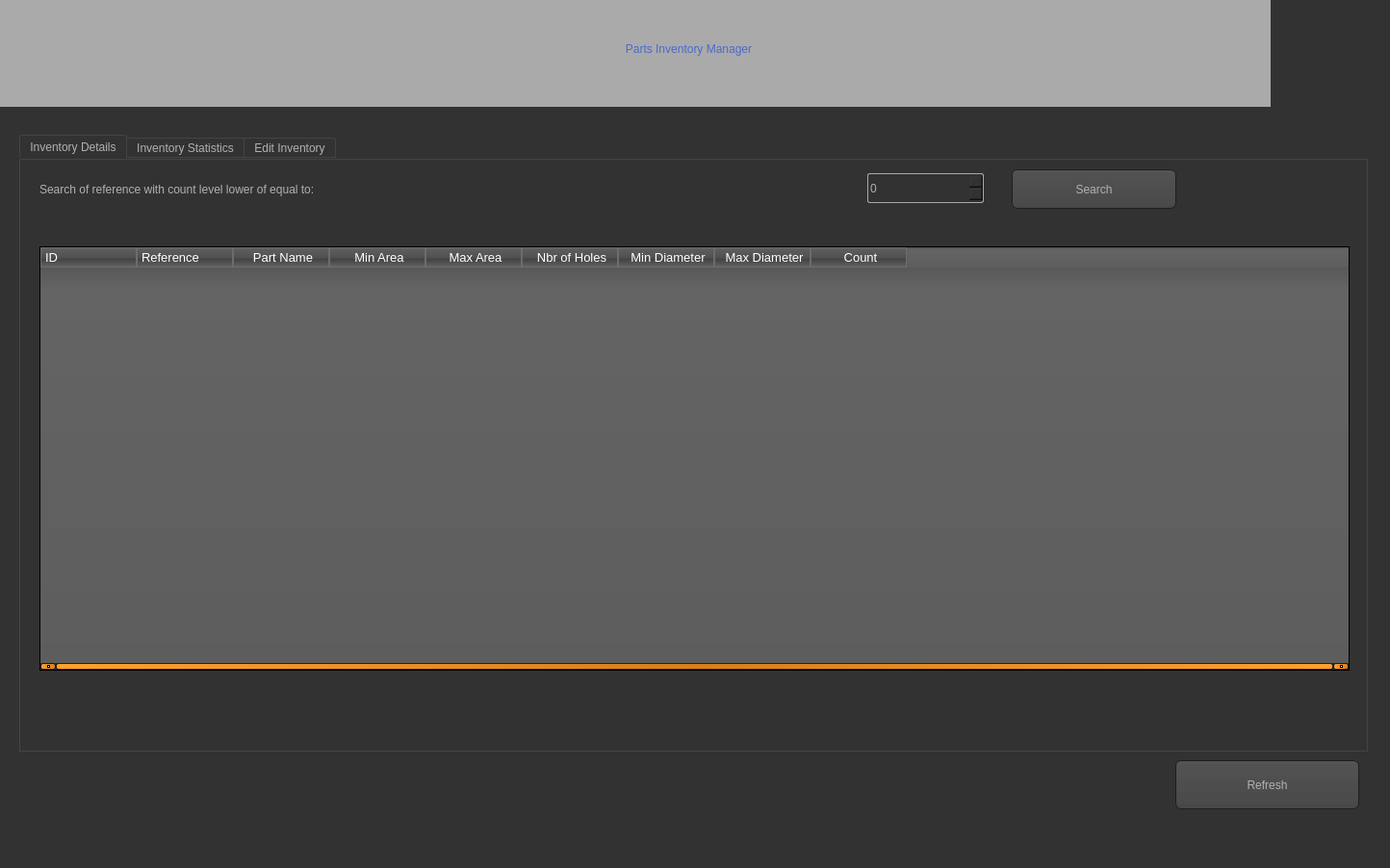
<?xml version="1.0" encoding="UTF-8"?>
<ui version="4.0">
 <class>MainWindow</class>
 <widget class="QMainWindow" name="MainWindow">
  <property name="geometry">
   <rect>
    <x>0</x>
    <y>0</y>
    <width>1444</width>
    <height>902</height>
   </rect>
  </property>
  <property name="windowTitle">
   <string>Parts Inventory Manager</string>
  </property>
  <property name="styleSheet">
   <string notr="true">QToolTip
{
     border: 1px solid black;
     background-color: #ffa02f;
     padding: 1px;
     border-radius: 3px;
     opacity: 100;
}

QWidget
{
    color: #b1b1b1;
    background-color: #323232;
}

QTreeView, QListView
{
    background-color: silver;
    margin-left: 5px;
}

QWidget:item:hover
{
    background-color: QLinearGradient( x1: 0, y1: 0, x2: 0, y2: 1, stop: 0 #ffa02f, stop: 1 #ca0619);
    color: #000000;
}

QWidget:item:selected
{
    background-color: QLinearGradient( x1: 0, y1: 0, x2: 0, y2: 1, stop: 0 #ffa02f, stop: 1 #d7801a);
}

QMenuBar::item
{
    background: transparent;
}

QMenuBar::item:selected
{
    background: transparent;
    border: 1px solid #ffaa00;
}

QMenuBar::item:pressed
{
    background: #444;
    border: 1px solid #000;
    background-color: QLinearGradient(
        x1:0, y1:0,
        x2:0, y2:1,
        stop:1 #212121,
        stop:0.4 #343434/*,
        stop:0.2 #343434,
        stop:0.1 #ffaa00*/
    );
    margin-bottom:-1px;
    padding-bottom:1px;
}

QMenu
{
    border: 1px solid #000;
}

QMenu::item
{
    padding: 2px 20px 2px 20px;
}

QMenu::item:selected
{
    color: #000000;
}

QWidget:disabled
{
    color: #808080;
    background-color: #323232;
}

QAbstractItemView
{
    background-color: QLinearGradient( x1: 0, y1: 0, x2: 0, y2: 1, stop: 0 #4d4d4d, stop: 0.1 #646464, stop: 1 #5d5d5d);
}

QWidget:focus
{
    /*border: 1px solid darkgray;*/
}

QLineEdit
{
    background-color: QLinearGradient( x1: 0, y1: 0, x2: 0, y2: 1, stop: 0 #4d4d4d, stop: 0 #646464, stop: 1 #5d5d5d);
    padding: 1px;
    border-style: solid;
    border: 1px solid #1e1e1e;
    border-radius: 5;
}

QPushButton
{
    color: #b1b1b1;
    background-color: QLinearGradient( x1: 0, y1: 0, x2: 0, y2: 1, stop: 0 #565656, stop: 0.1 #525252, stop: 0.5 #4e4e4e, stop: 0.9 #4a4a4a, stop: 1 #464646);
    border-width: 1px;
    border-color: #1e1e1e;
    border-style: solid;
    border-radius: 6;
    padding: 3px;
    font-size: 12px;
    padding-left: 5px;
    padding-right: 5px;
    min-width: 40px;
}

QPushButton:pressed
{
    background-color: QLinearGradient( x1: 0, y1: 0, x2: 0, y2: 1, stop: 0 #2d2d2d, stop: 0.1 #2b2b2b, stop: 0.5 #292929, stop: 0.9 #282828, stop: 1 #252525);
}

QComboBox
{
    selection-background-color: #ffaa00;
    background-color: QLinearGradient( x1: 0, y1: 0, x2: 0, y2: 1, stop: 0 #565656, stop: 0.1 #525252, stop: 0.5 #4e4e4e, stop: 0.9 #4a4a4a, stop: 1 #464646);
    border-style: solid;
    border: 1px solid #1e1e1e;
    border-radius: 5;
}

QComboBox:hover,QPushButton:hover
{
    border: 2px solid QLinearGradient( x1: 0, y1: 0, x2: 0, y2: 1, stop: 0 #ffa02f, stop: 1 #d7801a);
}


QComboBox:on
{
    padding-top: 3px;
    padding-left: 4px;
    background-color: QLinearGradient( x1: 0, y1: 0, x2: 0, y2: 1, stop: 0 #2d2d2d, stop: 0.1 #2b2b2b, stop: 0.5 #292929, stop: 0.9 #282828, stop: 1 #252525);
    selection-background-color: #ffaa00;
}

QComboBox QAbstractItemView
{
    border: 2px solid darkgray;
    selection-background-color: QLinearGradient( x1: 0, y1: 0, x2: 0, y2: 1, stop: 0 #ffa02f, stop: 1 #d7801a);
}

QComboBox::drop-down
{
     subcontrol-origin: padding;
     subcontrol-position: top right;
     width: 15px;

     border-left-width: 0px;
     border-left-color: darkgray;
     border-left-style: solid; /* just a single line */
     border-top-right-radius: 3px; /* same radius as the QComboBox */
     border-bottom-right-radius: 3px;
 }

QComboBox::down-arrow
{
     image: url(:/dark_orange/img/down_arrow.png);
}

QGroupBox
{
    border: 1px solid darkgray;
    margin-top: 10px;
}

QGroupBox:focus
{
    border: 1px solid darkgray;
}

QTextEdit:focus
{
    border: 1px solid darkgray;
}

QScrollBar:horizontal {
     border: 1px solid #222222;
     background: QLinearGradient( x1: 0, y1: 0, x2: 0, y2: 1, stop: 0.0 #121212, stop: 0.2 #282828, stop: 1 #484848);
     height: 7px;
     margin: 0px 16px 0 16px;
}

QScrollBar::handle:horizontal
{
      background: QLinearGradient( x1: 0, y1: 0, x2: 1, y2: 0, stop: 0 #ffa02f, stop: 0.5 #d7801a, stop: 1 #ffa02f);
      min-height: 20px;
      border-radius: 2px;
}

QScrollBar::add-line:horizontal {
      border: 1px solid #1b1b19;
      border-radius: 2px;
      background: QLinearGradient( x1: 0, y1: 0, x2: 1, y2: 0, stop: 0 #ffa02f, stop: 1 #d7801a);
      width: 14px;
      subcontrol-position: right;
      subcontrol-origin: margin;
}

QScrollBar::sub-line:horizontal {
      border: 1px solid #1b1b19;
      border-radius: 2px;
      background: QLinearGradient( x1: 0, y1: 0, x2: 1, y2: 0, stop: 0 #ffa02f, stop: 1 #d7801a);
      width: 14px;
     subcontrol-position: left;
     subcontrol-origin: margin;
}

QScrollBar::right-arrow:horizontal, QScrollBar::left-arrow:horizontal
{
      border: 1px solid black;
      width: 1px;
      height: 1px;
      background: white;
}

QScrollBar::add-page:horizontal, QScrollBar::sub-page:horizontal
{
      background: none;
}

QScrollBar:vertical
{
      background: QLinearGradient( x1: 0, y1: 0, x2: 1, y2: 0, stop: 0.0 #121212, stop: 0.2 #282828, stop: 1 #484848);
      width: 7px;
      margin: 16px 0 16px 0;
      border: 1px solid #222222;
}

QScrollBar::handle:vertical
{
      background: QLinearGradient( x1: 0, y1: 0, x2: 0, y2: 1, stop: 0 #ffa02f, stop: 0.5 #d7801a, stop: 1 #ffa02f);
      min-height: 20px;
      border-radius: 2px;
}

QScrollBar::add-line:vertical
{
      border: 1px solid #1b1b19;
      border-radius: 2px;
      background: QLinearGradient( x1: 0, y1: 0, x2: 0, y2: 1, stop: 0 #ffa02f, stop: 1 #d7801a);
      height: 14px;
      subcontrol-position: bottom;
      subcontrol-origin: margin;
}

QScrollBar::sub-line:vertical
{
      border: 1px solid #1b1b19;
      border-radius: 2px;
      background: QLinearGradient( x1: 0, y1: 0, x2: 0, y2: 1, stop: 0 #d7801a, stop: 1 #ffa02f);
      height: 14px;
      subcontrol-position: top;
      subcontrol-origin: margin;
}

QScrollBar::up-arrow:vertical, QScrollBar::down-arrow:vertical
{
      border: 1px solid black;
      width: 1px;
      height: 1px;
      background: white;
}


QScrollBar::add-page:vertical, QScrollBar::sub-page:vertical
{
      background: none;
}

QTextEdit
{
    background-color: #242424;
}

QPlainTextEdit
{
    background-color: #242424;
}

QHeaderView::section
{
    background-color: QLinearGradient(x1:0, y1:0, x2:0, y2:1, stop:0 #616161, stop: 0.5 #505050, stop: 0.6 #434343, stop:1 #656565);
    color: white;
    padding-left: 4px;
    border: 1px solid #6c6c6c;
}

QCheckBox:disabled
{
color: #414141;
}

QDockWidget::title
{
    text-align: center;
    spacing: 3px; /* spacing between items in the tool bar */
    background-color: QLinearGradient(x1:0, y1:0, x2:0, y2:1, stop:0 #323232, stop: 0.5 #242424, stop:1 #323232);
}

QDockWidget::close-button, QDockWidget::float-button
{
    text-align: center;
    spacing: 1px; /* spacing between items in the tool bar */
    background-color: QLinearGradient(x1:0, y1:0, x2:0, y2:1, stop:0 #323232, stop: 0.5 #242424, stop:1 #323232);
}

QDockWidget::close-button:hover, QDockWidget::float-button:hover
{
    background: #242424;
}

QDockWidget::close-button:pressed, QDockWidget::float-button:pressed
{
    padding: 1px -1px -1px 1px;
}

QMainWindow::separator
{
    background-color: QLinearGradient(x1:0, y1:0, x2:0, y2:1, stop:0 #161616, stop: 0.5 #151515, stop: 0.6 #212121, stop:1 #343434);
    color: white;
    padding-left: 4px;
    border: 1px solid #4c4c4c;
    spacing: 3px; /* spacing between items in the tool bar */
}

QMainWindow::separator:hover
{

    background-color: QLinearGradient(x1:0, y1:0, x2:0, y2:1, stop:0 #d7801a, stop:0.5 #b56c17 stop:1 #ffa02f);
    color: white;
    padding-left: 4px;
    border: 1px solid #6c6c6c;
    spacing: 3px; /* spacing between items in the tool bar */
}

QToolBar::handle
{
     spacing: 3px; /* spacing between items in the tool bar */
     background: url(:/dark_orange/img/handle.png);
}

QMenu::separator
{
    height: 2px;
    background-color: QLinearGradient(x1:0, y1:0, x2:0, y2:1, stop:0 #161616, stop: 0.5 #151515, stop: 0.6 #212121, stop:1 #343434);
    color: white;
    padding-left: 4px;
    margin-left: 10px;
    margin-right: 5px;
}

QProgressBar
{
    border: 2px solid grey;
    border-radius: 5px;
    text-align: center;
}

QProgressBar::chunk
{
    background-color: #d7801a;
    width: 2.15px;
    margin: 0.5px;
}

QTabBar::tab {
    color: #b1b1b1;
    border: 1px solid #444;
    border-bottom-style: none;
    background-color: #323232;
    padding-left: 10px;
    padding-right: 10px;
    padding-top: 3px;
    padding-bottom: 2px;
    margin-right: -1px;
}

QTabWidget::pane {
    border: 1px solid #444;
    top: 1px;
}

QTabBar::tab:last
{
    margin-right: 0; /* the last selected tab has nothing to overlap with on the right */
    border-top-right-radius: 3px;
}

QTabBar::tab:first:!selected
{
 margin-left: 0px; /* the last selected tab has nothing to overlap with on the right */


    border-top-left-radius: 3px;
}

QTabBar::tab:!selected
{
    color: #b1b1b1;
    border-bottom-style: solid;
    margin-top: 3px;
    background-color: QLinearGradient(x1:0, y1:0, x2:0, y2:1, stop:1 #212121, stop:.4 #343434);
}

QTabBar::tab:selected
{
    border-top-left-radius: 3px;
    border-top-right-radius: 3px;
    margin-bottom: 0px;
}

QTabBar::tab:!selected:hover
{
    /*border-top: 2px solid #ffaa00;
    padding-bottom: 3px;*/
    border-top-left-radius: 3px;
    border-top-right-radius: 3px;
    background-color: QLinearGradient(x1:0, y1:0, x2:0, y2:1, stop:1 #212121, stop:0.4 #343434, stop:0.2 #343434, stop:0.1 #ffaa00);
}

QRadioButton::indicator:checked, QRadioButton::indicator:unchecked{
    color: #b1b1b1;
    background-color: #323232;
    border: 1px solid #b1b1b1;
    border-radius: 6px;
}

QRadioButton::indicator:checked
{
    background-color: qradialgradient(
        cx: 0.5, cy: 0.5,
        fx: 0.5, fy: 0.5,
        radius: 1.0,
        stop: 0.25 #ffaa00,
        stop: 0.3 #323232
    );
}

QCheckBox::indicator{
    color: #b1b1b1;
    background-color: #323232;
    border: 1px solid #b1b1b1;
    width: 9px;
    height: 9px;
}

QRadioButton::indicator
{
    border-radius: 6px;
}

QRadioButton::indicator:hover, QCheckBox::indicator:hover
{
    border: 1px solid #ffaa00;
}

QCheckBox::indicator:checked
{
    image:url(:/dark_orange/img/checkbox.png);
}

QCheckBox::indicator:disabled, QRadioButton::indicator:disabled
{
    border: 1px solid #444;
}


QSlider::groove:horizontal {
    border: 1px solid #3A3939;
    height: 8px;
    background: #201F1F;
    margin: 2px 0;
    border-radius: 2px;
}

QSlider::handle:horizontal {
    background: QLinearGradient( x1: 0, y1: 0, x2: 0, y2: 1,
      stop: 0.0 silver, stop: 0.2 #a8a8a8, stop: 1 #727272);
    border: 1px solid #3A3939;
    width: 14px;
    height: 14px;
    margin: -4px 0;
    border-radius: 2px;
}

QSlider::groove:vertical {
    border: 1px solid #3A3939;
    width: 8px;
    background: #201F1F;
    margin: 0 0px;
    border-radius: 2px;
}

QSlider::handle:vertical {
    background: QLinearGradient( x1: 0, y1: 0, x2: 0, y2: 1, stop: 0.0 silver,
      stop: 0.2 #a8a8a8, stop: 1 #727272);
    border: 1px solid #3A3939;
    width: 14px;
    height: 14px;
    margin: 0 -4px;
    border-radius: 2px;
}

QAbstractSpinBox {
    padding-top: 2px;
    padding-bottom: 2px;
    border: 1px solid darkgray;

    border-radius: 2px;
    min-width: 50px;
}</string>
  </property>
  <widget class="QWidget" name="centralwidget">
   <widget class="QTabWidget" name="tabWidget">
    <property name="enabled">
     <bool>true</bool>
    </property>
    <property name="geometry">
     <rect>
      <x>20</x>
      <y>140</y>
      <width>1401</width>
      <height>641</height>
     </rect>
    </property>
    <property name="styleSheet">
     <string notr="true">font: 16pt &quot;Century Gothic&quot;;</string>
    </property>
    <property name="currentIndex">
     <number>0</number>
    </property>
    <widget class="QWidget" name="tab">
     <attribute name="title">
      <string>Inventory Details</string>
     </attribute>
     <widget class="QLabel" name="label_2">
      <property name="geometry">
       <rect>
        <x>20</x>
        <y>10</y>
        <width>861</width>
        <height>41</height>
       </rect>
      </property>
      <property name="styleSheet">
       <string notr="true">font: 16pt &quot;Century Gothic&quot;;</string>
      </property>
      <property name="text">
       <string>Search of reference with count level lower of equal to:</string>
      </property>
     </widget>
     <widget class="QTableWidget" name="table">
      <property name="geometry">
       <rect>
        <x>20</x>
        <y>90</y>
        <width>1361</width>
        <height>441</height>
       </rect>
      </property>
      <property name="minimumSize">
       <size>
        <width>1191</width>
        <height>0</height>
       </size>
      </property>
      <property name="styleSheet">
       <string notr="true">font: 10pt &quot;Century Gothic&quot;;</string>
      </property>
      <property name="horizontalScrollBarPolicy">
       <enum>Qt::ScrollBarAlwaysOn</enum>
      </property>
      <column>
       <property name="text">
        <string>ID</string>
       </property>
       <property name="font">
        <font>
         <pointsize>10</pointsize>
        </font>
       </property>
       <property name="textAlignment">
        <set>AlignLeading|AlignVCenter</set>
       </property>
      </column>
      <column>
       <property name="text">
        <string>Reference</string>
       </property>
       <property name="font">
        <font>
         <pointsize>10</pointsize>
         <strikeout>false</strikeout>
        </font>
       </property>
       <property name="textAlignment">
        <set>AlignLeading|AlignVCenter</set>
       </property>
      </column>
      <column>
       <property name="text">
        <string>Part Name</string>
       </property>
       <property name="font">
        <font>
         <pointsize>10</pointsize>
        </font>
       </property>
      </column>
      <column>
       <property name="text">
        <string>Min Area</string>
       </property>
       <property name="font">
        <font>
         <pointsize>10</pointsize>
        </font>
       </property>
      </column>
      <column>
       <property name="text">
        <string>Max Area</string>
       </property>
       <property name="font">
        <font>
         <pointsize>10</pointsize>
        </font>
       </property>
      </column>
      <column>
       <property name="text">
        <string>Nbr of Holes</string>
       </property>
       <property name="font">
        <font>
         <pointsize>10</pointsize>
        </font>
       </property>
      </column>
      <column>
       <property name="text">
        <string>Min Diameter</string>
       </property>
       <property name="font">
        <font>
         <pointsize>10</pointsize>
        </font>
       </property>
      </column>
      <column>
       <property name="text">
        <string>Max Diameter</string>
       </property>
       <property name="font">
        <font>
         <pointsize>10</pointsize>
        </font>
       </property>
      </column>
      <column>
       <property name="text">
        <string>Count</string>
       </property>
       <property name="font">
        <font>
         <pointsize>10</pointsize>
        </font>
       </property>
      </column>
     </widget>
     <widget class="QSpinBox" name="count_filter_txt">
      <property name="geometry">
       <rect>
        <x>880</x>
        <y>14</y>
        <width>121</width>
        <height>31</height>
       </rect>
      </property>
      <property name="styleSheet">
       <string notr="true">font: 14pt &quot;MS Shell Dlg 2&quot;;</string>
      </property>
     </widget>
     <widget class="QPushButton" name="search_btn">
      <property name="geometry">
       <rect>
        <x>1030</x>
        <y>10</y>
        <width>171</width>
        <height>41</height>
       </rect>
      </property>
      <property name="text">
       <string>Search</string>
      </property>
     </widget>
    </widget>
    <widget class="QWidget" name="tab_3">
     <attribute name="title">
      <string>Inventory Statistics</string>
     </attribute>
     <widget class="QLabel" name="label_3">
      <property name="geometry">
       <rect>
        <x>30</x>
        <y>30</y>
        <width>271</width>
        <height>51</height>
       </rect>
      </property>
      <property name="styleSheet">
       <string notr="true">font: 12pt &quot;Century Gothic&quot;;</string>
      </property>
      <property name="text">
       <string>Number of Refer</string>
      </property>
     </widget>
     <widget class="QLabel" name="label_4">
      <property name="geometry">
       <rect>
        <x>33</x>
        <y>190</y>
        <width>271</width>
        <height>51</height>
       </rect>
      </property>
      <property name="styleSheet">
       <string notr="true">font: 12pt &quot;Century Gothic&quot;;</string>
      </property>
      <property name="text">
       <string>Number of parts type</string>
      </property>
     </widget>
     <widget class="QLabel" name="label_5">
      <property name="geometry">
       <rect>
        <x>640</x>
        <y>30</y>
        <width>271</width>
        <height>51</height>
       </rect>
      </property>
      <property name="styleSheet">
       <string notr="true">font: 12pt &quot;Century Gothic&quot;;</string>
      </property>
      <property name="text">
       <string>Min. Number of Hole</string>
      </property>
     </widget>
     <widget class="QLabel" name="label_6">
      <property name="geometry">
       <rect>
        <x>640</x>
        <y>190</y>
        <width>271</width>
        <height>51</height>
       </rect>
      </property>
      <property name="styleSheet">
       <string notr="true">font: 12pt &quot;Century Gothic&quot;;</string>
      </property>
      <property name="text">
       <string>&lt;html&gt;&lt;head/&gt;&lt;body&gt;&lt;p&gt;Max. Number of Holes&lt;/p&gt;&lt;/body&gt;&lt;/html&gt;</string>
      </property>
     </widget>
     <widget class="QLabel" name="lbl_ref_nbr">
      <property name="geometry">
       <rect>
        <x>330</x>
        <y>30</y>
        <width>81</width>
        <height>51</height>
       </rect>
      </property>
      <property name="styleSheet">
       <string notr="true">font: 24pt &quot;Century Gothic&quot;;
color: rgb(100, 100, 255);</string>
      </property>
      <property name="text">
       <string>0</string>
      </property>
     </widget>
     <widget class="QLabel" name="lbl_parts_nbr">
      <property name="geometry">
       <rect>
        <x>330</x>
        <y>190</y>
        <width>81</width>
        <height>61</height>
       </rect>
      </property>
      <property name="styleSheet">
       <string notr="true">font: 24pt &quot;Century Gothic&quot;;
color: rgb(100, 100, 255);</string>
      </property>
      <property name="text">
       <string>0</string>
      </property>
     </widget>
     <widget class="QLabel" name="lbl_min_hole">
      <property name="geometry">
       <rect>
        <x>940</x>
        <y>30</y>
        <width>71</width>
        <height>51</height>
       </rect>
      </property>
      <property name="styleSheet">
       <string notr="true">font: 24pt &quot;Century Gothic&quot;;
color: rgb(100, 100, 255);</string>
      </property>
      <property name="text">
       <string>0</string>
      </property>
     </widget>
     <widget class="QLabel" name="lbl_max_hole">
      <property name="geometry">
       <rect>
        <x>940</x>
        <y>180</y>
        <width>71</width>
        <height>61</height>
       </rect>
      </property>
      <property name="styleSheet">
       <string notr="true">font: 24pt &quot;Century Gothic&quot;;
color: rgb(100, 100, 255);</string>
      </property>
      <property name="text">
       <string>0</string>
      </property>
     </widget>
     <widget class="QLabel" name="lbl_min_hole_2">
      <property name="geometry">
       <rect>
        <x>1110</x>
        <y>30</y>
        <width>161</width>
        <height>51</height>
       </rect>
      </property>
      <property name="styleSheet">
       <string notr="true">font: 24pt &quot;Century Gothic&quot;;
color: rgb(100, 100, 255);</string>
      </property>
      <property name="text">
       <string>REF</string>
      </property>
     </widget>
     <widget class="QLabel" name="lbl_max_hole_2">
      <property name="geometry">
       <rect>
        <x>1110</x>
        <y>180</y>
        <width>171</width>
        <height>61</height>
       </rect>
      </property>
      <property name="styleSheet">
       <string notr="true">font: 24pt &quot;Century Gothic&quot;;
color: rgb(100, 100, 255);</string>
      </property>
      <property name="text">
       <string>REF</string>
      </property>
     </widget>
     <widget class="QTableWidget" name="table2">
      <property name="geometry">
       <rect>
        <x>40</x>
        <y>371</y>
        <width>1101</width>
        <height>181</height>
       </rect>
      </property>
      <property name="styleSheet">
       <string notr="true">font: 11pt &quot;Century Gothic&quot;;</string>
      </property>
      <column>
       <property name="text">
        <string>Reference</string>
       </property>
      </column>
      <column>
       <property name="text">
        <string>Part Name</string>
       </property>
      </column>
      <column>
       <property name="text">
        <string>Count</string>
       </property>
      </column>
     </widget>
     <widget class="QLabel" name="label_13">
      <property name="geometry">
       <rect>
        <x>40</x>
        <y>310</y>
        <width>751</width>
        <height>41</height>
       </rect>
      </property>
      <property name="text">
       <string>Top 3 Reference with minumum inventory level</string>
      </property>
     </widget>
     <widget class="QPushButton" name="check_btn">
      <property name="geometry">
       <rect>
        <x>1161</x>
        <y>370</y>
        <width>181</width>
        <height>181</height>
       </rect>
      </property>
      <property name="text">
       <string>Check</string>
      </property>
     </widget>
    </widget>
    <widget class="QWidget" name="tab_2">
     <attribute name="title">
      <string>Edit Inventory</string>
     </attribute>
     <widget class="QLabel" name="label_7">
      <property name="geometry">
       <rect>
        <x>40</x>
        <y>180</y>
        <width>251</width>
        <height>71</height>
       </rect>
      </property>
      <property name="text">
       <string>Reference</string>
      </property>
     </widget>
     <widget class="QLabel" name="label_8">
      <property name="geometry">
       <rect>
        <x>40</x>
        <y>260</y>
        <width>251</width>
        <height>71</height>
       </rect>
      </property>
      <property name="text">
       <string>Part Name</string>
      </property>
     </widget>
     <widget class="QLabel" name="label_9">
      <property name="geometry">
       <rect>
        <x>40</x>
        <y>350</y>
        <width>251</width>
        <height>71</height>
       </rect>
      </property>
      <property name="text">
       <string>Min Area</string>
      </property>
     </widget>
     <widget class="QLabel" name="label_10">
      <property name="geometry">
       <rect>
        <x>40</x>
        <y>440</y>
        <width>251</width>
        <height>71</height>
       </rect>
      </property>
      <property name="text">
       <string>Max Area</string>
      </property>
     </widget>
     <widget class="QLabel" name="label_11">
      <property name="geometry">
       <rect>
        <x>700</x>
        <y>260</y>
        <width>251</width>
        <height>71</height>
       </rect>
      </property>
      <property name="text">
       <string>Min Diameter</string>
      </property>
     </widget>
     <widget class="QLabel" name="label_12">
      <property name="geometry">
       <rect>
        <x>700</x>
        <y>440</y>
        <width>251</width>
        <height>71</height>
       </rect>
      </property>
      <property name="text">
       <string>Count</string>
      </property>
     </widget>
     <widget class="QLabel" name="label_14">
      <property name="geometry">
       <rect>
        <x>700</x>
        <y>180</y>
        <width>251</width>
        <height>71</height>
       </rect>
      </property>
      <property name="text">
       <string>Number Of Holes</string>
      </property>
     </widget>
     <widget class="QLabel" name="label_15">
      <property name="geometry">
       <rect>
        <x>700</x>
        <y>350</y>
        <width>251</width>
        <height>71</height>
       </rect>
      </property>
      <property name="text">
       <string>Max Diameter</string>
      </property>
     </widget>
     <widget class="QLabel" name="label_16">
      <property name="geometry">
       <rect>
        <x>330</x>
        <y>60</y>
        <width>131</width>
        <height>71</height>
       </rect>
      </property>
      <property name="text">
       <string>ID</string>
      </property>
     </widget>
     <widget class="QLineEdit" name="reference">
      <property name="geometry">
       <rect>
        <x>270</x>
        <y>194</y>
        <width>171</width>
        <height>41</height>
       </rect>
      </property>
      <property name="styleSheet">
       <string notr="true">font: 14pt &quot;Century Gothic&quot;;
color: rgb(173, 66, 164);</string>
      </property>
      <property name="text">
       <string/>
      </property>
     </widget>
     <widget class="QLineEdit" name="part_name">
      <property name="geometry">
       <rect>
        <x>270</x>
        <y>280</y>
        <width>171</width>
        <height>41</height>
       </rect>
      </property>
      <property name="styleSheet">
       <string notr="true">font: 14pt &quot;Century Gothic&quot;;
color: rgb(173, 66, 164);</string>
      </property>
      <property name="text">
       <string/>
      </property>
     </widget>
     <widget class="QLineEdit" name="min_area">
      <property name="geometry">
       <rect>
        <x>270</x>
        <y>360</y>
        <width>171</width>
        <height>41</height>
       </rect>
      </property>
      <property name="styleSheet">
       <string notr="true">font: 14pt &quot;Century Gothic&quot;;
color: rgb(173, 66, 164);</string>
      </property>
      <property name="text">
       <string/>
      </property>
     </widget>
     <widget class="QLineEdit" name="max_area">
      <property name="geometry">
       <rect>
        <x>270</x>
        <y>450</y>
        <width>171</width>
        <height>41</height>
       </rect>
      </property>
      <property name="styleSheet">
       <string notr="true">font: 14pt &quot;Century Gothic&quot;;
color: rgb(173, 66, 164);</string>
      </property>
      <property name="text">
       <string/>
      </property>
     </widget>
     <widget class="QLineEdit" name="min_diameter">
      <property name="geometry">
       <rect>
        <x>1010</x>
        <y>286</y>
        <width>171</width>
        <height>41</height>
       </rect>
      </property>
      <property name="styleSheet">
       <string notr="true">font: 14pt &quot;Century Gothic&quot;;
color: rgb(173, 66, 164);</string>
      </property>
      <property name="text">
       <string/>
      </property>
     </widget>
     <widget class="QLineEdit" name="max_diameter">
      <property name="geometry">
       <rect>
        <x>1010</x>
        <y>366</y>
        <width>171</width>
        <height>41</height>
       </rect>
      </property>
      <property name="styleSheet">
       <string notr="true">font: 14pt &quot;Century Gothic&quot;;
color: rgb(173, 66, 164);</string>
      </property>
      <property name="text">
       <string/>
      </property>
     </widget>
     <widget class="QLineEdit" name="number_of_holes">
      <property name="geometry">
       <rect>
        <x>1010</x>
        <y>200</y>
        <width>171</width>
        <height>41</height>
       </rect>
      </property>
      <property name="styleSheet">
       <string notr="true">font: 14pt &quot;Century Gothic&quot;;
color: rgb(173, 66, 164);</string>
      </property>
      <property name="text">
       <string/>
      </property>
     </widget>
     <widget class="QLabel" name="id">
      <property name="geometry">
       <rect>
        <x>500</x>
        <y>60</y>
        <width>131</width>
        <height>71</height>
       </rect>
      </property>
      <property name="styleSheet">
       <string notr="true">background-color: rgb(116, 116, 116);</string>
      </property>
      <property name="text">
       <string/>
      </property>
     </widget>
     <widget class="QSpinBox" name="count">
      <property name="geometry">
       <rect>
        <x>1010</x>
        <y>450</y>
        <width>171</width>
        <height>41</height>
       </rect>
      </property>
      <property name="styleSheet">
       <string notr="true">font: 14pt &quot;Century Gothic&quot;;
color: rgb(173, 66, 164);</string>
      </property>
     </widget>
     <widget class="QPushButton" name="first_btn">
      <property name="geometry">
       <rect>
        <x>40</x>
        <y>530</y>
        <width>81</width>
        <height>51</height>
       </rect>
      </property>
      <property name="styleSheet">
       <string notr="true">font: 75 18pt &quot;MS Shell Dig 2&quot;;
color: rgb(100, 100, 255);</string>
      </property>
      <property name="text">
       <string>&lt;&lt;</string>
      </property>
     </widget>
     <widget class="QPushButton" name="previous_btn">
      <property name="geometry">
       <rect>
        <x>130</x>
        <y>530</y>
        <width>81</width>
        <height>51</height>
       </rect>
      </property>
      <property name="styleSheet">
       <string notr="true">font: 75 18pt &quot;MS Shell Dig 2&quot;;
color: rgb(100, 100, 255);</string>
      </property>
      <property name="text">
       <string>&lt;</string>
      </property>
     </widget>
     <widget class="QPushButton" name="next_btn">
      <property name="geometry">
       <rect>
        <x>270</x>
        <y>530</y>
        <width>81</width>
        <height>51</height>
       </rect>
      </property>
      <property name="styleSheet">
       <string notr="true">font: 75 18pt &quot;MS Shell Dig 2&quot;;
color: rgb(100, 100, 255);</string>
      </property>
      <property name="text">
       <string>&gt;</string>
      </property>
     </widget>
     <widget class="QPushButton" name="last_btn">
      <property name="geometry">
       <rect>
        <x>360</x>
        <y>530</y>
        <width>81</width>
        <height>51</height>
       </rect>
      </property>
      <property name="styleSheet">
       <string notr="true">font: 75 18pt &quot;MS Shell Dig 2&quot;;
color: rgb(100, 100, 255);</string>
      </property>
      <property name="text">
       <string>&gt;&gt;</string>
      </property>
     </widget>
     <widget class="QPushButton" name="update_btn">
      <property name="geometry">
       <rect>
        <x>761</x>
        <y>510</y>
        <width>151</width>
        <height>61</height>
       </rect>
      </property>
      <property name="styleSheet">
       <string notr="true">font: 12pt &quot;Century Gothic&quot;;</string>
      </property>
      <property name="text">
       <string>Update</string>
      </property>
     </widget>
     <widget class="QPushButton" name="delete_btn">
      <property name="geometry">
       <rect>
        <x>920</x>
        <y>510</y>
        <width>151</width>
        <height>61</height>
       </rect>
      </property>
      <property name="styleSheet">
       <string notr="true">font: 12pt &quot;Century Gothic&quot;;</string>
      </property>
      <property name="text">
       <string>Delete</string>
      </property>
     </widget>
     <widget class="QPushButton" name="add_btn">
      <property name="geometry">
       <rect>
        <x>1080</x>
        <y>510</y>
        <width>151</width>
        <height>61</height>
       </rect>
      </property>
      <property name="styleSheet">
       <string notr="true">font: 12pt &quot;Century Gothic&quot;;</string>
      </property>
      <property name="text">
       <string>Add</string>
      </property>
     </widget>
    </widget>
   </widget>
   <widget class="QLabel" name="label">
    <property name="geometry">
     <rect>
      <x>-10</x>
      <y>-10</y>
      <width>1451</width>
      <height>121</height>
     </rect>
    </property>
    <property name="styleSheet">
     <string notr="true">font: 75 30pt &quot;Century Gothic&quot;;
background-color: rgb(170, 170, 170);
color: rgb(74,105,204);</string>
    </property>
    <property name="text">
     <string>Parts Inventory Manager</string>
    </property>
    <property name="alignment">
     <set>Qt::AlignCenter</set>
    </property>
   </widget>
   <widget class="QPushButton" name="refresh_btn">
    <property name="geometry">
     <rect>
      <x>1221</x>
      <y>790</y>
      <width>191</width>
      <height>51</height>
     </rect>
    </property>
    <property name="styleSheet">
     <string notr="true">font: 16pt &quot;Century Gothic&quot;;</string>
    </property>
    <property name="text">
     <string>Refresh</string>
    </property>
   </widget>
   <widget class="QLabel" name="label_17">
    <property name="geometry">
     <rect>
      <x>1320</x>
      <y>0</y>
      <width>121</width>
      <height>111</height>
     </rect>
    </property>
    <property name="text">
     <string/>
    </property>
    <property name="pixmap">
     <pixmap resource="res_1.qrc">:/1/1.jpg</pixmap>
    </property>
    <property name="scaledContents">
     <bool>true</bool>
    </property>
   </widget>
  </widget>
  <widget class="QMenuBar" name="menubar">
   <property name="geometry">
    <rect>
     <x>0</x>
     <y>0</y>
     <width>1444</width>
     <height>31</height>
    </rect>
   </property>
  </widget>
  <widget class="QStatusBar" name="statusbar"/>
 </widget>
 <resources>
  <include location="res_1.qrc"/>
 </resources>
 <connections/>
</ui>
